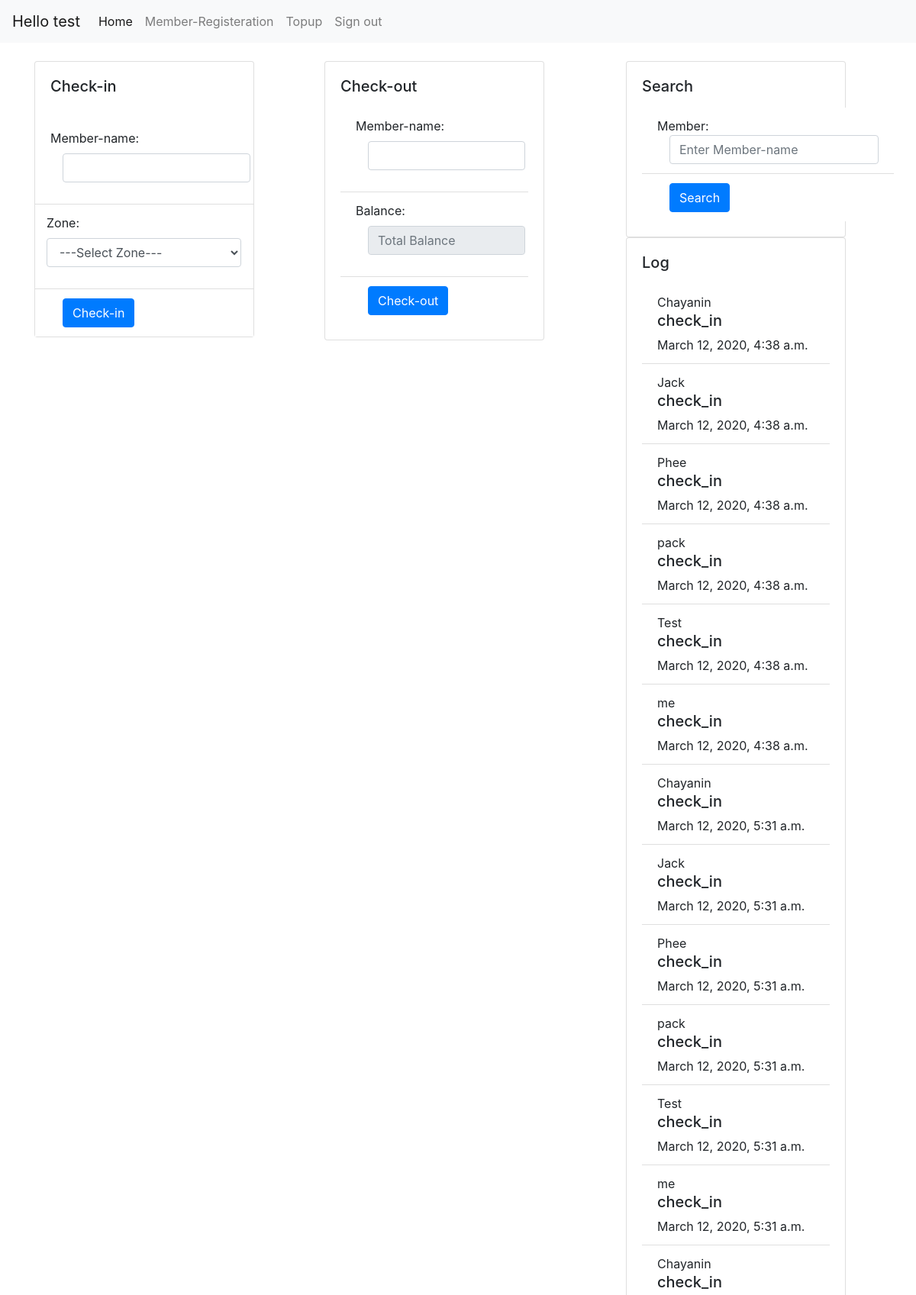
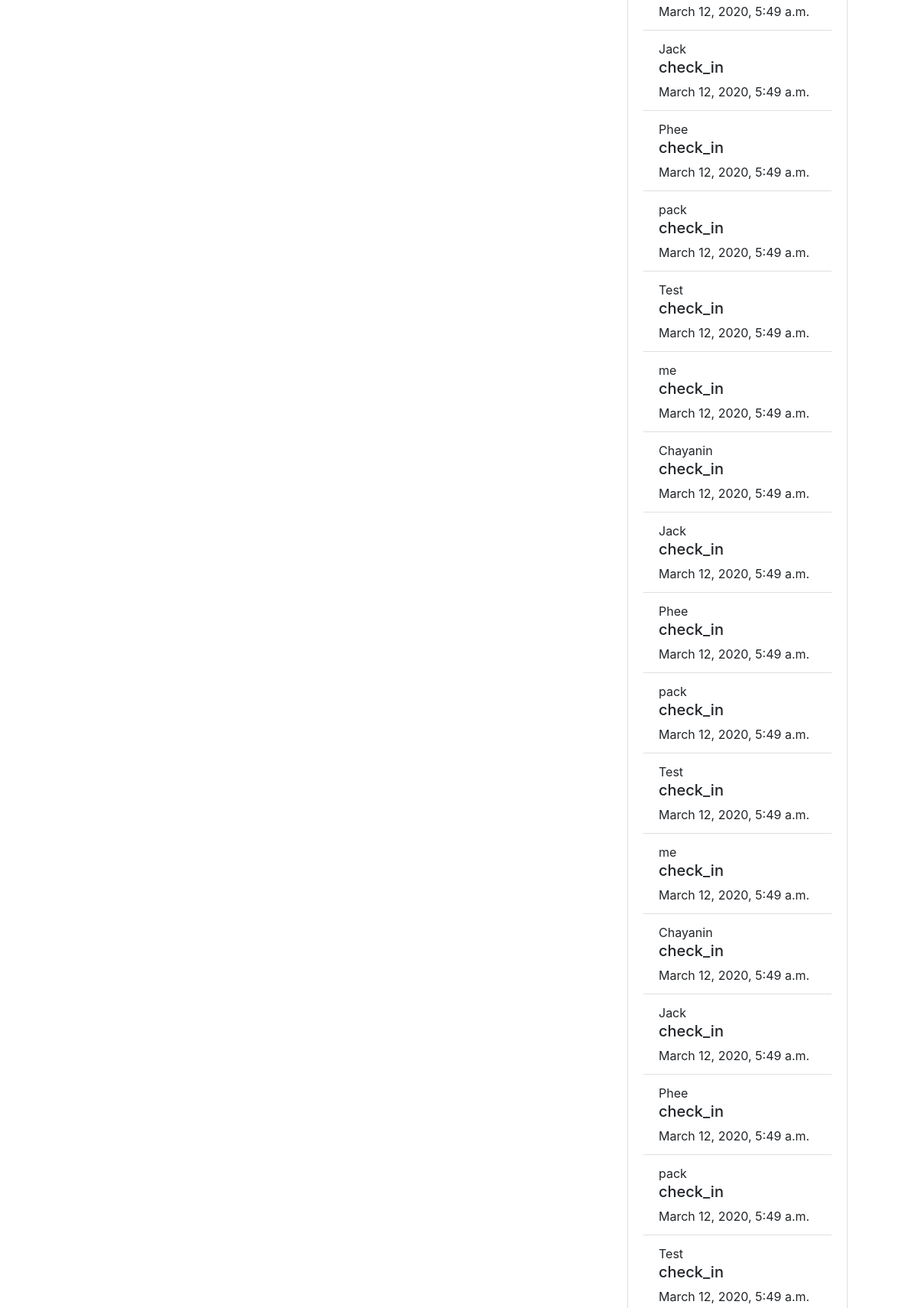
Page /manage/ (signed in, upper part) on the committed database (2 pictures, top to bottom).
### management/models.py (models this page shows)
class Member(models.Model):
    first_name = models.CharField(max_length = 30)
    last_name = models.CharField(max_length=30)
    money = models.IntegerField()

class SeatBooking(models.Model):
    member = models.ForeignKey(Member, null=True, on_delete=models.CASCADE)
    zone = models.ForeignKey(Zone, on_delete=models.CASCADE)
    time_check_in = models.DateTimeField(auto_now=True)
    time_check_out = models.DateTimeField(auto_now_add=False, blank=True, null=True)
    total_price = models.IntegerField(null=True)
    create_date = models.DateField(auto_now=True)
    create_by = models.ForeignKey(settings.AUTH_USER_MODEL, on_delete=models.CASCADE)

### management/views.py (the view)
# urls.py: path('', views.index, name='index'),
@login_required
def index(request):
    members = Member.objects.all()
    zones = Zone.objects.all()
    booking = SeatBooking.objects.all()
    context = {
        'booking': booking,
        'members': members,
        'zones': zones
    }
    return render(request, template_name='index.html', context=context)

### templates/index.html (shortened to what this page needs)
{% extends 'base.html' %}
{% block check_in %}
<div class="card" style="width: 18rem;">
    <div class="card-body">
        <h5 class="card-title">Check-in</h5>
    </div>
    <form action="{% url 'check_in' %}" method="post">
        <ul class="list-group list-group-flush">
            <li class="list-group-item">
                <div class="form-group">
                    <label for="">Member-name:</label>
                    <input type="text" class="form-control ml-3" id="member_name" name="member_name"
                        value="{{member_name}}">
                </div>
            </li>
            <li class="list-group-item">
                <div class="form-row">
                    <div class="form-group">
                        <label for="zone_id">Zone:</label>
                        <select class="form-control" id="zone_id" name="zone_id" required>
                            <option value=''>---Select Zone---</option>
                        </select>
                    </div>
                </div>
            </li>
            <li class="list-group-item">
                <button type="submit" class="btn btn-primary ml-3">Check-in</button>
            </li>
        </ul>
    </form>
</div>
{% endblock check_in %}
{% block check_out %}
<div class="card" style="width: 18rem;">
    <div class="card-body">
        <h5 class="card-title">Check-out</h5>
        <form action="{% url 'check_out' %}" method="post">
            <ul class="list-group list-group-flush">
                <li class="list-group-item">
                    <div class="form-group">
                        <label for="">Member-name:</label>
                        <input type="text" class="form-control ml-3" id="member_name" name="member_name"
                            value="{{member_name}}">
                    </div>
                </li>
                <li class="list-group-item">
                    <div class="form-group">
                        <label for="">Balance:</label>
                        <input type="text" class="form-control ml-3" id="balance" name="balance"
                            value="{{member.money}}" disabled placeholder="Total Balance">
                    </div>
                </li>
                <li class="list-group-item">
                    <button type="submit" class="btn btn-primary ml-3">Check-out</button>
                </li>
            </ul>
        </form>
    </div>
</div>
{% endblock check_out %}
{% block search_member %}
<div class="card" style="width: 18rem;">
    <div class="card-body">
        <h5 class="card-title">Search</h5>
        <form class="form-inline" method="GET" action="{% url 'search_member' %}">
            <ul class="list-group list-group-flush">
                <li class="list-group-item">
                    <div class="form-group">
                        <label for="search">Member:</label>
                        <input type="text" class="form-control ml-3" id="search" name="search"
                            placeholder="Enter Member-name" value="{{search}}">
                    </div>
                </li>
                <li class="list-group-item">
                    <button type="submit" class="btn btn-primary ml-3">Search</button>
                </li>
            </ul>
        </form>
    </div>
</div>
{% endblock search_member %}
{% block check_in_out_log %}
<div class="card" style="width: 18rem;">
    <div class="card-body">
        <h5 class="card-title">Log</h5>
            <ul class="list-group list-group-flush">
                {% for b in booking %}
                    {% for m in members %}
                        <li class="list-group-item">
                            {{m.first_name}} <h5>check_in</h5> {{b.time_check_in}}
                        </li>
                    {% endfor %}
                {% endfor %}
            </ul>
    </div>
</div>
{% endblock check_in_out_log %}

### templates/base.html (shortened to what this page needs)
<!DOCTYPE html>
{% load static %}
<html lang="en">
<head>
    <link rel="stylesheet" type="text/css" href="{% static 'css/bootstrap.css'%}">
</head>
<body>
    <nav class="navbar navbar-expand-lg navbar-light bg-light">
        <a class="navbar-brand" href="#">Hello {{request.user.username}}</a>
        <div class="collapse navbar-collapse" id="navbarNav">
            <ul class="navbar-nav">
                {% if user.is_authenticated %}
                    <li class="nav-item active">
                        <a class="nav-link" href="{% url 'index' %}">Home</a>
                    </li>
                    <li class="nav-item">
                        <a class="nav-link" href="{% url 'member_registeration' %}">Member-Registeration</a>
                    </li>
                    <li class="nav-item">
                        <a class="nav-link" href="{% url 'topup' %}">Topup</a>
                    </li>
                    <li class="nav-item">
                        <a class="nav-link" href="{% url 'logout' %}">Sign out</a>
                    </li>
                {% endif %}
            </ul>
        </div>
    </nav>
    <br>
    <div class="container">
        <div class="row">
            <div class="col-sm">
                {% block check_in %}
                {% endblock %}
            </div>
            <div class="col-sm">
                {% block check_out %}
                {% endblock %}
            </div>
            <div class="col-sm">
                <div class="col">
                    {% block search_member %}
                    {% endblock %}
                </div>
                <div class="col">
                    {% block check_in_out_log %}
                    {% endblock %}
                </div>
            </div>
        </div>
    </div>
</body>
</html>

### templates/base.html (style rules this page uses)
html { position: relative; min-height: 100%; }
body { margin-bottom: 60px; }

### rows in the picture
SeatBooking: time_check_in "March 12, 2020, 4:38 a.m."
Member: first_name "Chayanin"
Member: first_name "Jack"
Member: first_name "Phee"
Member: first_name "pack"
Member: first_name "Test"
Member: first_name "me"
SeatBooking: time_check_in "March 12, 2020, 5:31 a.m."
SeatBooking: time_check_in "March 12, 2020, 5:49 a.m."
SeatBooking: time_check_in "March 12, 2020, 5:49 a.m."
SeatBooking: time_check_in "March 12, 2020, 5:49 a.m."

### other values in the picture
{{ request.user.username }} "test"
